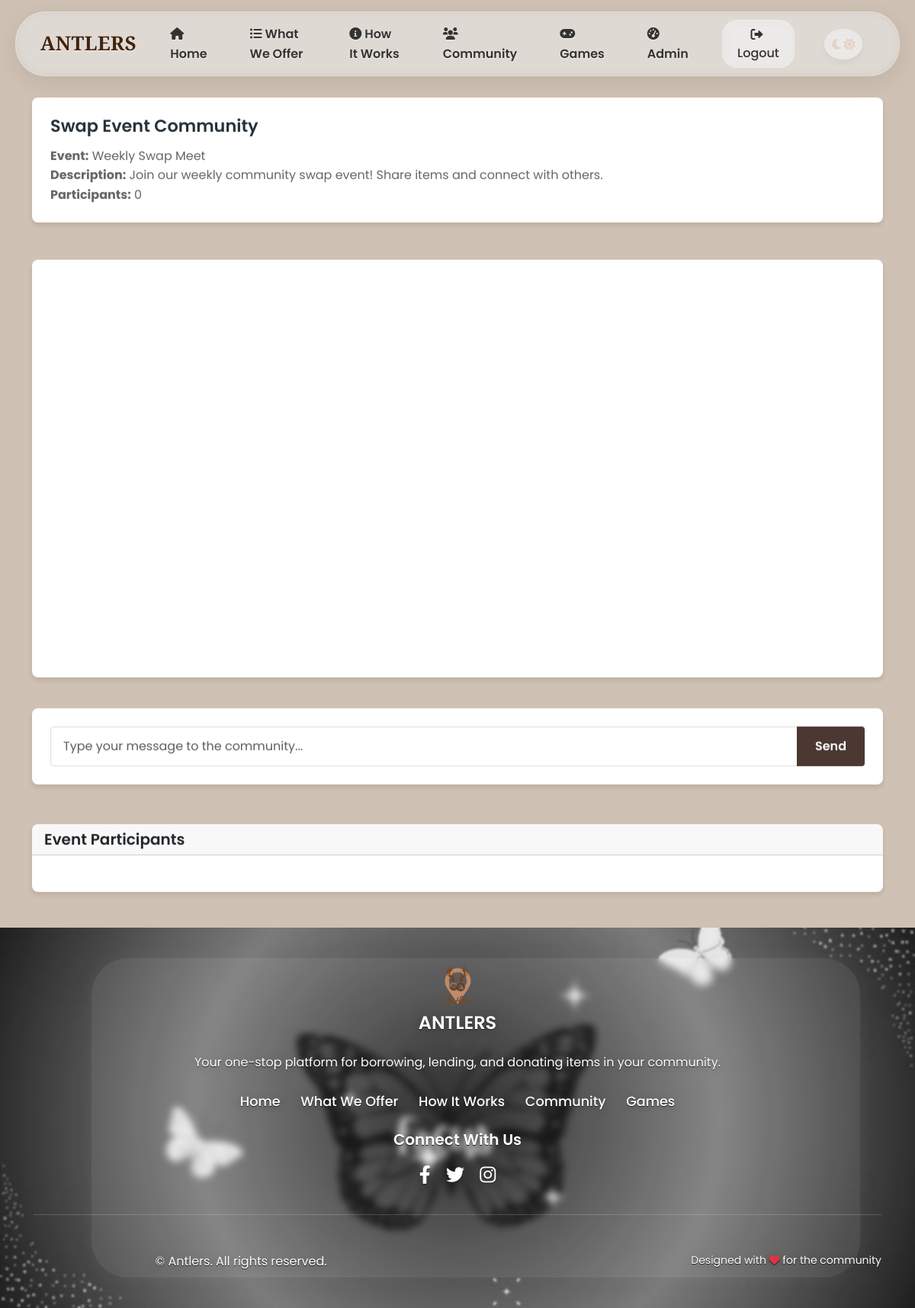
The page /game_community/1 (signed in) on the database its author committed.
### app.py (models this page shows)
class SwapEvent(db.Model):
    id = db.Column(db.Integer, primary_key=True)
    name = db.Column(db.String(100), nullable=False)
    description = db.Column(db.Text)
    start_date = db.Column(db.DateTime)
    end_date = db.Column(db.DateTime)
    status = db.Column(db.String(20), default='pending')  # pending, active, completed
    created_at = db.Column(db.DateTime, default=func.now())
    is_weekly = db.Column(db.Boolean, default=True)
    scheduled_day = db.Column(db.String(10), default='Saturday')  # Day of the week for scheduled events
    items = db.relationship('SwapItem', secondary='swap_event_items', backref=db.backref('events', lazy=True))

### app.py (the view)
@app.route('/game_community/<int:event_id>')
@login_required
def game_community(event_id):
    try:
        swap_event = SwapEvent.query.get_or_404(event_id)
        messages = GameCommunityMessage.query.filter_by(swap_event_id=event_id).order_by(GameCommunityMessage.timestamp.desc()).limit(50).all()
        messages.reverse()
        return render_template('game_community.html', swap_event=swap_event, messages=messages)
    except Exception as e:
        app.logger.error(f"Error in game_community route for event_id {event_id}: {str(e)}")
        flash('Event not found or an error occurred. Please check if the event exists.', 'danger')
        return redirect(url_for('games'))

### app.py (called while the page is built)
@login_manager.user_loader
def load_user(user_id):
    return User.query.get(int(user_id))

### templates/game_community.html (shortened to what this page needs)
{% extends "base.html" %}
{% block content %}
<div class="container mt-4">
    <div class="row">
        <div class="col-12 mb-4">
            <div class="card">
                <div class="card-body">
                    <h4 class="card-title">Swap Event Community</h4>
                    <p class="card-text">
                        <strong>Event:</strong> {{ swap_event.name }}<br>
                        <strong>Description:</strong> {{ swap_event.description }}<br>
                        <strong>Participants:</strong> {{ participants|length }}
                    </p>
                </div>
            </div>
        </div>
        <div class="col-12">
            <div class="card">
                <div class="card-body">
                    <div class="community-messages" style="height: 500px; overflow-y: auto;">
                    </div>
                </div>
            </div>
        </div>
        <div class="col-12 mt-3">
            <div class="card">
                <div class="card-body">
                    <form method="POST" class="message-form">
                        <div class="input-group">
                            <input type="text" name="message" class="form-control" placeholder="Type your message to the community..." required>
                            <button type="submit" class="btn btn-primary">Send</button>
                        </div>
                    </form>
                </div>
            </div>
        </div>
        <div class="col-12 mt-4">
            <div class="card">
                <div class="card-header">
                    <h5 class="mb-0">Event Participants</h5>
                </div>
                <div class="card-body">
                </div>
            </div>
        </div>
    </div>
</div>
{% endblock %}

### static/css/theme.css (style rules this page uses)
:root { --light-background: #CFC1B3; --light-surface: #E8E1D9; --light-primary: #A18167; --light-secondary: #7C6E63; --light-accent: #D7956B; --light-text: #2D2A28; --light-text-secondary: #5F574F; --light-border: #D1C5B7; --light-card: rgba(255, 255, 255, 0.7); --light-success: #7FA87B; --light-info: #7E9DC0; --light-warning: #D9AD6A; --light-danger: #C27F75; --dark-background: #121212; --dark-surface: #1E1E1E; --dark-primary: #E0E0E0; --dark-secondary: #BBBBBB; --dark-accent: #4D8AE0; --dark-text: #FFFFFF; --dark-text-secondary: #BBBBBB; --dark-border: #444444; --dark-card: #1A1A1A; --dark-card-secondary: #252525; --dark-success: #66BB6A; --dark-info: #4D8AE0; --dark-warning: #FFA726; --dark-danger: #E57373; --dark-muted: #9E9E9E; --dark-light: #E0E0E0; --dark-subtle: #2A2A2A; --dark-hover: #2E2E2E; --primary-color: var(--light-primary); --primary-color-light: var(--light-accent); --primary-color-dark: #7D614E; --secondary-color: var(--light-secondary); --accent-color: var(--light-accent); --accent-color-light: #E5B695; --text-color: var(--light-text); --text-color-light: var(--light-text-secondary); --text-light: #FFFFFF; --background-light: var(--light-background); --background-neutral: var(--light-surface); --success-color: var(--light-success); --info-color: var(--light-info); --warning-color: var(--light-warning); --danger-color: var(--light-danger); --rgb-primary: 161, 129, 103; --rgb-accent: 215, 149, 107; --rgb-background: 207, 193, 179; --rgb-text: 45, 42, 40; --rgb-dark-primary: 224, 224, 224; --rgb-dark-accent: 77, 138, 224; --rgb-dark-background: 18, 18, 18; }
body { color: var(--text-color); background-color: var(--background-light); font-family: 'Poppins', sans-serif; transition: background-color 0.3s ease, color 0.3s ease; }
.btn-primary { background-color: var(--primary-color); border-color: var(--primary-color); color: var(--text-light); transition: all 0.3s ease; }
.card { border-radius: 12px; border: none; background-color: var(--light-card); transition: all 0.3s ease; }

### static/css/style.css (style rules this page uses)
:root { --primary-color: #4B3832; --primary-color-light: #6e5349; --primary-color-dark: #3C2F2F; --secondary-color: #854442; --accent-color: #BE9B7B; --accent-color-light: #E4D4C8; --text-color: #333; --light-color: #f5f5f5; --dark-color: #263238; --shadow: 0 4px 6px rgba(0, 0, 0, 0.1); --transition: all 0.3s ease; }
* { margin: 0; padding: 0; box-sizing: border-box; }
html { scroll-behavior: smooth; height: 100%; overflow-x: hidden; perspective: 1px; }
body { font-family: 'Poppins', sans-serif; line-height: 1.6; color: var(--text-color); overflow-x: hidden; background-color: var(--background-light); transform-style: preserve-3d; height: 100%; perspective: 1px; transform-style: preserve-3d; }
.btn { display: inline-block; padding: 0.8rem 1.8rem; border-radius: 50px; text-align: center; font-weight: 600; transition: var(--transition); cursor: pointer; border: none; transform: translateZ(0); }
.btn-primary { background-color: var(--primary-color); color: white; }
.card { background-color: white; border-radius: 8px; box-shadow: var(--shadow); transition: var(--transition); margin-bottom: 2rem; overflow: hidden; will-change: transform; transform: translateZ(0); transition: transform 0.3s ease, box-shadow 0.3s ease; }
.card-body { padding: 1.5rem; }
.card-title { font-size: 1.4rem; margin-bottom: 0.8rem; color: var(--dark-color); transition: transform 0.3s ease; }
.card-text { color: #666; margin-bottom: 1.2rem; }
.btn-primary, .btn-outline { animation: float 4s ease-in-out infinite; }
.form-control { width: 100%; padding: 0.8rem 1rem; border: 1px solid #ddd; border-radius: 4px; font-size: 1rem; transition: var(--transition); }
h1, h2, h3, h4, h5, h6 { font-weight: 600; }
.btn { border-radius: 0.25rem; padding: 0.5rem 1.5rem; transition: all 0.3s ease; }
.btn-primary { background-color: var(--primary-color); border-color: var(--primary-color); }
.card { border-radius: 0.5rem; overflow: hidden; border: none; transition: all 0.3s ease; }

### templates/base.html (style rules this page uses)
body { transition: background-color 0.3s ease, color 0.3s ease; }
.card, .benefit-card, .service-card, .navbar, .footer, .btn, .theme-toggle, .coffee-divider, .step-number, .icon-box { transition: all 0.3s ease; }

### rows shown on the page
SwapEvent: name "Weekly Swap Meet", description "Join our weekly community swap event! Share items and connect with others."

### other values the page prints
{{ participants|length }} "0"
